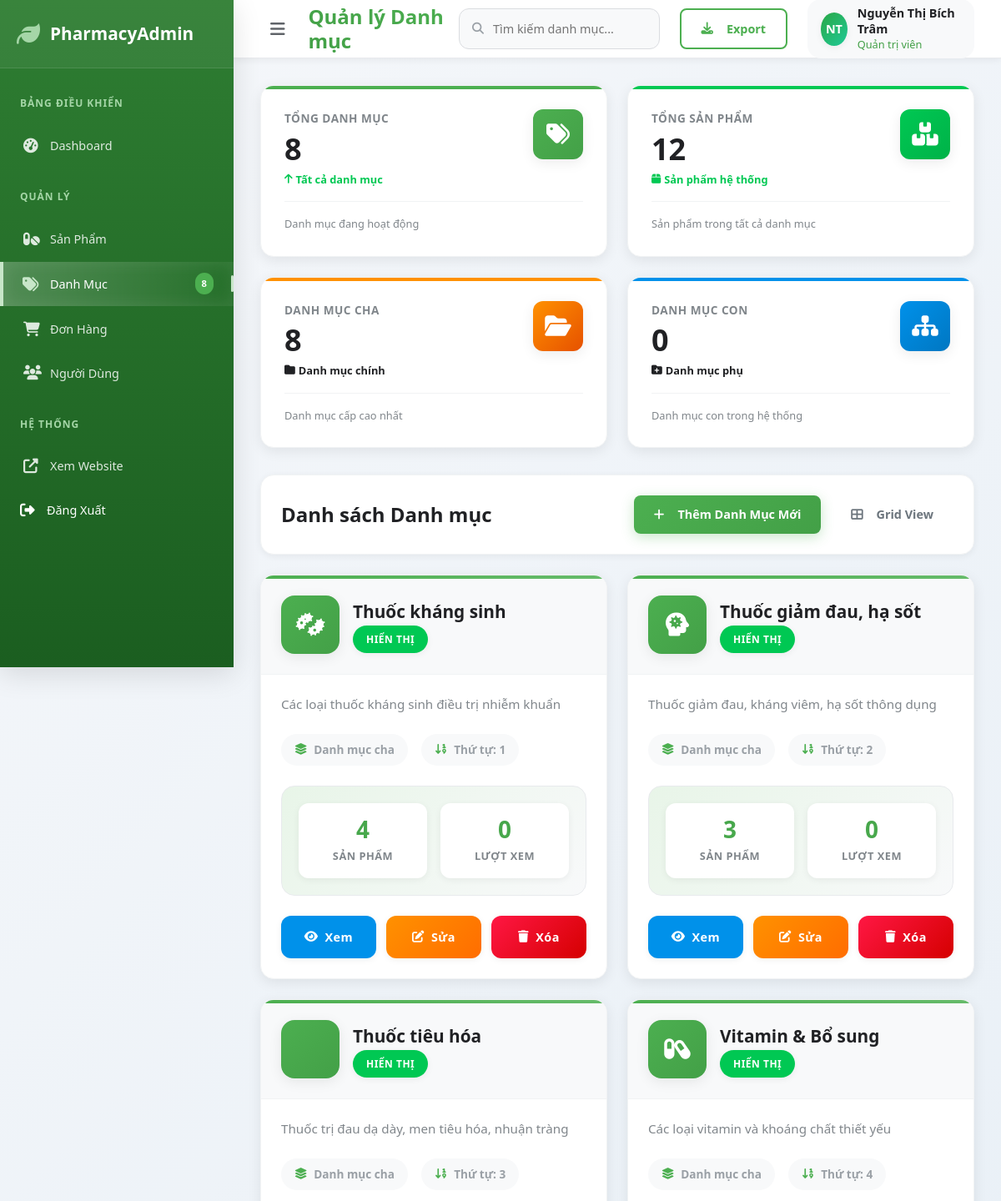
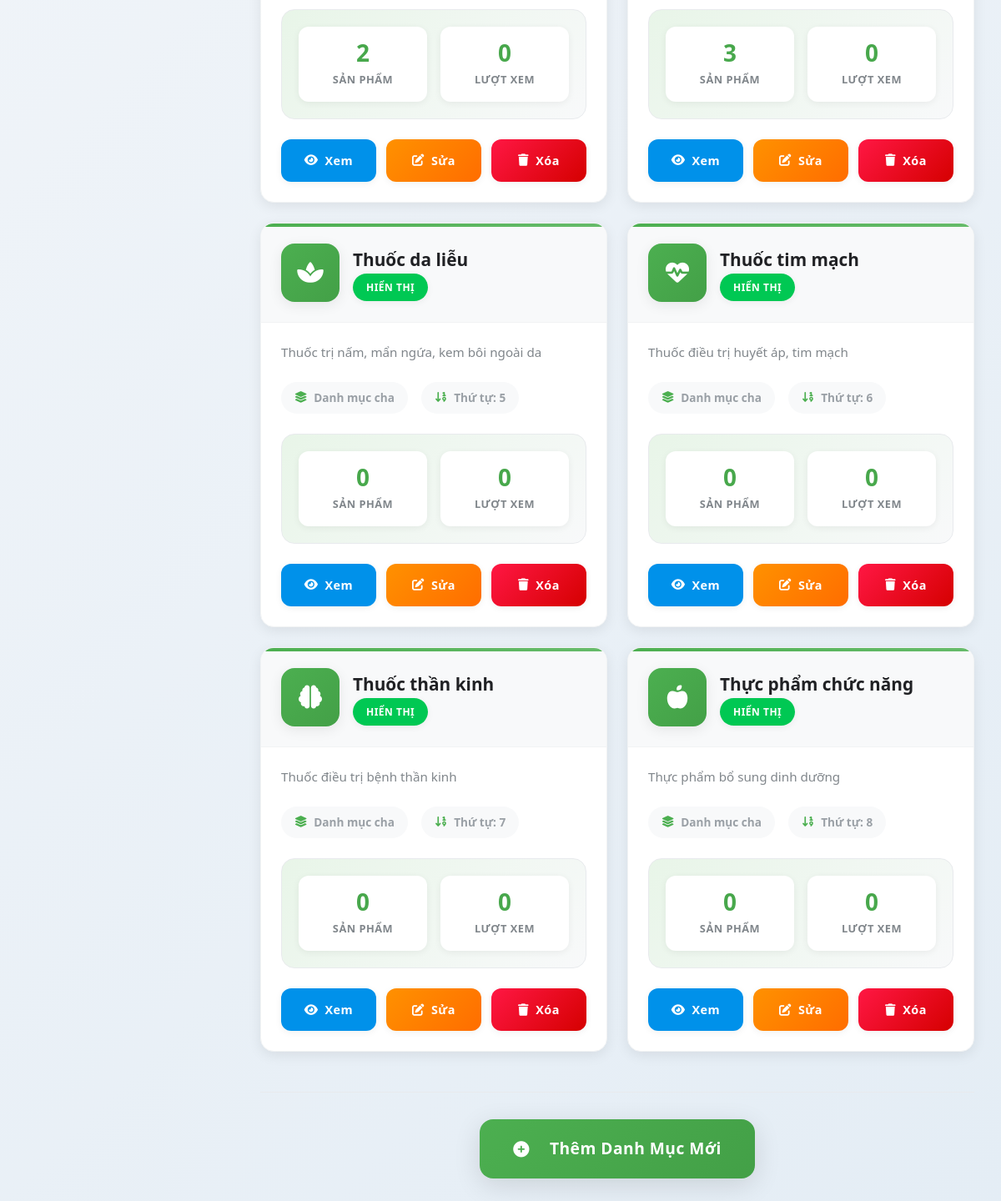
The app's page /public/admin_categories.php (signed in) with its own data (2 pictures, top to bottom).
### tables this page shows
CREATE TABLE categories (
    category_id INT PRIMARY KEY AUTO_INCREMENT,
    category_name VARCHAR(100) NOT NULL,
    category_description TEXT,
    image_url VARCHAR(500),
    parent_id INT NULL,
    icon_class VARCHAR(50),
    display_order INT DEFAULT 0,
    is_active BOOLEAN DEFAULT TRUE,
    created_at TIMESTAMP DEFAULT CURRENT_TIMESTAMP,
    FOREIGN KEY (parent_id) REFERENCES categories(category_id) ON DELETE SET NULL
);

### models/Product.php (called while the page is built, shortened)
<?php
class Product {
    private $conn;
    public function __construct($db) {
        $this->conn = $db;
    }
    public function getTotalProducts() {
        $query = "SELECT COUNT(*) as total FROM products WHERE is_active = 1";
        $stmt = $this->conn->prepare($query);
        $stmt->execute();
        $result = $stmt->fetch(PDO::FETCH_ASSOC);
        return $result['total'] ?? 0;
    }
}
?>

### public/admin_categories.php (the view, shortened to what this page needs)
<?php
$base_url = 'http://localhost/PHARMAGO/public';
try {
    $base_dir = dirname(__DIR__) . '/';
    require_once $base_dir . 'models/Product.php';
    $database = new Database();
    $db = $database->getConnection();
    $productModel = new Product($db);
    $query = "SELECT c.*,
                     COUNT(p.product_id) as product_count,
                     COALESCE(SUM(p.view_count), 0) as total_views
              FROM categories c
              LEFT JOIN products p ON c.category_id = p.category_id AND p.is_active = 1
              WHERE c.is_active = 1
              GROUP BY c.category_id
              ORDER BY c.display_order ASC, c.category_name ASC";
    $stmt = $db->prepare($query);
    $stmt->execute();
    $categories = $stmt->fetchAll(PDO::FETCH_ASSOC);
    $total_categories = count($categories);
    $total_products = $productModel->getTotalProducts();
    $parent_categories = 0;
    $child_categories = 0;
    foreach ($categories as $category) {
        if ($category['parent_id'] === null) {
            $parent_categories++;
        } else {
            $child_categories++;
        }
    }
} catch (Exception $e) {
    error_log("Admin categories error: " . $e->getMessage());
    $categories = [];
    $total_categories = 0;
    $total_products = 0;
    $parent_categories = 0;
    $child_categories = 0;
}
function getInitials($name) {
    $words = explode(' ', $name);
    $initials = '';
    foreach ($words as $word) {
        if (!empty($word)) {
            $initials .= strtoupper($word[0]);
        }
    }
    return substr($initials, 0, 2);
}
function getRoleText($role) {
    switch ($role) {
        case 'admin': return 'Quản trị viên';
    }
}
function formatNumber($number) {
    return $number;
}
?>
<!DOCTYPE html>
<html lang="vi">
<head>
    <link href="https://cdn.jsdelivr.net/npm/bootstrap@5.3.0/dist/css/bootstrap.min.css" rel="stylesheet">
    <link rel="stylesheet" href="https://cdnjs.cloudflare.com/ajax/libs/font-awesome/6.4.0/css/all.min.css">
    <link rel="stylesheet" href="<?php echo $base_url; ?>/assets/css/admin.css">
    <link rel="stylesheet" href="<?php echo $base_url; ?>/assets/css/admin-categories.css">
</head>
<body class="categories-page">
    <div class="admin-container">
        <aside class="sidebar">
            <div class="sidebar-header">
                <a href="admin.php" class="logo">
                    <i class="fas fa-leaf"></i>
                    <span class="logo-text">PharmacyAdmin</span>
                </a>
            </div>
            <nav class="sidebar-menu">
                <div class="menu-section">
                    <div class="menu-title">Bảng Điều Khiển</div>
                    <a href="admin.php" class="menu-item">
                        <i class="fas fa-tachometer-alt"></i>
                        <span class="menu-text">Dashboard</span>
                    </a>
                </div>
                <div class="menu-section">
                    <div class="menu-title">Quản Lý</div>
                    <a href="admin_products.php" class="menu-item">
                        <i class="fas fa-pills"></i>
                        <span class="menu-text">Sản Phẩm</span>
                    </a>
                    <a href="admin_categories.php" class="menu-item active">
                        <i class="fas fa-tags"></i>
                        <span class="menu-text">Danh Mục</span>
                        <span class="menu-badge"><?php echo $total_categories; ?></span>
                    </a>
                    <a href="admin_orders.php" class="menu-item">
                        <i class="fas fa-shopping-cart"></i>
                        <span class="menu-text">Đơn Hàng</span>
                    </a>
                    <a href="admin_users.php" class="menu-item">
                        <i class="fas fa-users"></i>
                        <span class="menu-text">Người Dùng</span>
                    </a>
                </div>
                <div class="menu-section">
                    <div class="menu-title">Hệ Thống</div>
                    <a href="<?php echo $base_url; ?>/" target="_blank" class="menu-item">
                        <i class="fas fa-external-link-alt"></i>
                        <span class="menu-text">Xem Website</span>
                    </a>
                    <form method="POST" action="admin_logout.php" class="d-inline">
                        <button type="submit" class="menu-item btn-logout">
                            <i class="fas fa-sign-out-alt"></i>
                            <span class="menu-text">Đăng Xuất</span>
                        </button>
                    </form>
                </div>
            </nav>
        </aside>
        <main class="main-content">
            <header class="admin-header">
                <div class="header-left">
                    <button class="toggle-sidebar">
                        <i class="fas fa-bars"></i>
                    </button>
                    <h1 class="page-title">Quản lý Danh mục</h1>
                </div>
                <div class="header-right">
                    <div class="search-box">
                        <i class="fas fa-search"></i>
                        <input type="text" placeholder="Tìm kiếm danh mục..." id="categorySearch">
                    </div>
                    <div class="header-actions">
                        <button class="btn btn-outline-primary" id="exportCategories">
                            <i class="fas fa-download me-2"></i>Export
                        </button>
                    </div>
                    <div class="user-profile">
                        <div class="user-avatar">
                            <?php echo getInitials($_SESSION['admin_name'] ?? 'A'); ?>
                        </div>
                        <div class="user-details">
                            <div class="user-name"><?php echo $_SESSION['admin_name'] ?? 'Admin'; ?></div>
                            <div class="user-role"><?php echo getRoleText($_SESSION['admin_role'] ?? 'staff'); ?></div>
                        </div>
                    </div>
                </div>
            </header>
            <div class="content">
                <div class="categories-stats-grid">
                    <div class="categories-stat-card">
                        <div class="categories-stat-header">
                            <div class="categories-stat-info">
                                <div class="categories-stat-title">Tổng Danh Mục</div>
                                <div class="categories-stat-value"><?php echo $total_categories; ?></div>
                                <div class="categories-stat-change positive">
                                    <i class="fas fa-arrow-up"></i>
                                    Tất cả danh mục
                                </div>
                            </div>
                            <div class="categories-stat-icon">
                                <i class="fas fa-tags"></i>
                            </div>
                        </div>
                        <div class="categories-stat-footer">Danh mục đang hoạt động</div>
                    </div>
                    <div class="categories-stat-card success">
                        <div class="categories-stat-header">
                            <div class="categories-stat-info">
                                <div class="categories-stat-title">Tổng Sản Phẩm</div>
                                <div class="categories-stat-value"><?php echo $total_products; ?></div>
                                <div class="categories-stat-change positive">
                                    <i class="fas fa-box"></i>
                                    Sản phẩm hệ thống
                                </div>
                            </div>
                            <div class="categories-stat-icon">
                                <i class="fas fa-boxes"></i>
                            </div>
                        </div>
                        <div class="categories-stat-footer">Sản phẩm trong tất cả danh mục</div>
                    </div>
                    <div class="categories-stat-card warning">
                        <div class="categories-stat-header">
                            <div class="categories-stat-info">
                                <div class="categories-stat-title">Danh Mục Cha</div>
                                <div class="categories-stat-value"><?php echo $parent_categories; ?></div>
                                <div class="categories-stat-change">
                                    <i class="fas fa-folder"></i>
                                    Danh mục chính
                                </div>
                            </div>
                            <div class="categories-stat-icon">
                                <i class="fas fa-folder-open"></i>
                            </div>
                        </div>
                        <div class="categories-stat-footer">Danh mục cấp cao nhất</div>
                    </div>
                    <div class="categories-stat-card info">
                        <div class="categories-stat-header">
                            <div class="categories-stat-info">
                                <div class="categories-stat-title">Danh Mục Con</div>
                                <div class="categories-stat-value"><?php echo $child_categories; ?></div>
                                <div class="categories-stat-change">
                                    <i class="fas fa-folder-plus"></i>
                                    Danh mục phụ
                                </div>
                            </div>
                            <div class="categories-stat-icon">
                                <i class="fas fa-sitemap"></i>
                            </div>
                        </div>
                        <div class="categories-stat-footer">Danh mục con trong hệ thống</div>
                    </div>
                </div>
                <div class="action-bar mb-4">
                    <div class="row align-items-center">
                        <div class="col-md-6">
                            <h3 class="section-title mb-0">Danh sách Danh mục</h3>
                        </div>
                        <div class="col-md-6 text-end">
                            <a href="?action=add" class="btn btn-primary">
                                <i class="fas fa-plus me-2"></i>Thêm Danh Mục Mới
                            </a>
                            <button class="btn btn-outline-secondary ms-2" id="toggleView">
                                <i class="fas fa-th-large me-2"></i>Grid View
                            </button>
                        </div>
                    </div>
                </div>
                <div class="categories-grid" id="categoriesView">
                    <?php if(!empty($categories)): ?>
                        <?php foreach($categories as $category): ?>
                        <div class="category-card" data-category-id="<?php echo $category['category_id']; ?>">
                            <div class="category-card-header">
                                <div class="category-icon-wrapper">
                                    <i class="<?php echo $category['icon_class'] ?? 'fas fa-tag'; ?>"></i>
                                </div>
                                <div class="category-header-content">
                                    <div class="category-name"><?php echo htmlspecialchars($category['category_name']); ?></div>
                                    <span class="category-status-badge <?php echo $category['is_active'] ? 'category-status-active' : 'category-status-inactive'; ?>">
                                        <?php echo $category['is_active'] ? 'Hiển thị' : 'Ẩn'; ?>
                                    </span>
                                </div>
                            </div>
                            <div class="category-card-body">
                                <p class="category-description">
                                    <?php echo htmlspecialchars($category['category_description'] ?? 'Chưa có mô tả cho danh mục này'); ?>
                                </p>
                                <div class="category-meta">
                                    <div class="category-meta-item">
                                        <i class="fas fa-layer-group"></i>
                                        <?php echo $category['parent_id'] ? 'Danh mục con' : 'Danh mục cha'; ?>
                                    </div>
                                    <div class="category-meta-item">
                                        <i class="fas fa-sort-numeric-down"></i>
                                        Thứ tự: <?php echo $category['display_order']; ?>
                                    </div>
                                </div>
                                <div class="category-stats">
                                    <div class="category-stat-item">
                                        <div class="category-stat-number"><?php echo formatNumber($category['product_count']); ?></div>
                                        <div class="category-stat-label">Sản phẩm</div>
                                    </div>
                                    <div class="category-stat-item">
                                        <div class="category-stat-number"><?php echo formatNumber($category['total_views']); ?></div>
                                        <div class="category-stat-label">Lượt xem</div>
                                    </div>
                                </div>
                                <div class="category-actions">
                                    <button class="category-action-btn category-action-view" title="Xem chi tiết">
                                        <i class="fas fa-eye"></i>
                                        <span>Xem</span>
                                    </button>
                                    <button class="category-action-btn category-action-edit" title="Chỉnh sửa">
                                        <i class="fas fa-edit"></i>
                                        <span>Sửa</span>
                                    </button>
                                    <button class="category-action-btn category-action-delete" title="Xóa danh mục">
                                        <i class="fas fa-trash"></i>
                                        <span>Xóa</span>
                                    </button>
                                </div>
                            </div>
                        </div>
                        <?php endforeach; ?>
                    <?php endif; ?>
                </div>
                <?php if(!empty($categories)): ?>
                <div class="add-category-section">
                    <a href="?action=add" class="add-category-btn">
                        <i class="fas fa-plus-circle me-2"></i>Thêm Danh Mục Mới
                    </a>
                </div>
                <?php endif; ?>
            </div>
        </main>
    </div>
</body>
</html>

### records on screen
categories: category_name "Thuốc kháng sinh", is_active "HIỂN THỊ", category_description "Các loại thuốc kháng sinh điều trị nhiễm khuẩn", shows "Danh mục cha", display_order "1", product_count "4", total_views "0"
categories: category_name "Thuốc giảm đau, hạ sốt", is_active "HIỂN THỊ", category_description "Thuốc giảm đau, kháng viêm, hạ sốt thông dụng", shows "Danh mục cha", display_order "2", product_count "3", total_views "0"
categories: category_name "Thuốc tiêu hóa", is_active "HIỂN THỊ", category_description "Thuốc trị đau dạ dày, men tiêu hóa, nhuận tràng", shows "Danh mục cha", display_order "3", product_count "2", total_views "0"
categories: category_name "Vitamin & Bổ sung", is_active "HIỂN THỊ", category_description "Các loại vitamin và khoáng chất thiết yếu", shows "Danh mục cha", display_order "4", product_count "3", total_views "0"
categories: category_name "Thuốc da liễu", is_active "HIỂN THỊ", category_description "Thuốc trị nấm, mẩn ngứa, kem bôi ngoài da", shows "Danh mục cha", display_order "5", product_count "0", total_views "0"
categories: category_name "Thuốc tim mạch", is_active "HIỂN THỊ", category_description "Thuốc điều trị huyết áp, tim mạch", shows "Danh mục cha", display_order "6", product_count "0", total_views "0"
categories: category_name "Thuốc thần kinh", is_active "HIỂN THỊ", category_description "Thuốc điều trị bệnh thần kinh", shows "Danh mục cha", display_order "7", product_count "0", total_views "0"
categories: category_name "Thực phẩm chức năng", is_active "HIỂN THỊ", category_description "Thực phẩm bổ sung dinh dưỡng", shows "Danh mục cha", display_order "8", product_count "0", total_views "0"

### other values on screen
$total_categories "8"
getInitials($_SESSION['admin_name'] ?? 'A') "NT"
$_SESSION['admin_name'] "Nguyễn Thị Bích Trâm"
getRoleText($_SESSION['admin_role'] ?? 'staff') "Quản trị viên"
$total_products "12"
$parent_categories "8"
$child_categories "0"
